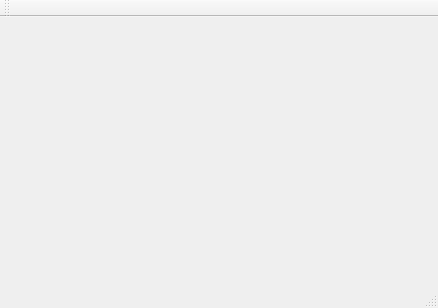
<?xml version="1.0" encoding="UTF-8"?>
<ui version="4.0">
 <class>MainWindow</class>
 <widget class="QMainWindow" name="MainWindow">
  <property name="geometry">
   <rect>
    <x>0</x>
    <y>0</y>
    <width>438</width>
    <height>308</height>
   </rect>
  </property>
  <property name="windowTitle">
   <string>MainWindow</string>
  </property>
  <widget class="QWidget" name="centralWidget"/>
  <widget class="QMenuBar" name="menuBar">
   <property name="geometry">
    <rect>
     <x>0</x>
     <y>0</y>
     <width>438</width>
     <height>23</height>
    </rect>
   </property>
  </widget>
  <widget class="QToolBar" name="mainToolBar">
   <attribute name="toolBarArea">
    <enum>TopToolBarArea</enum>
   </attribute>
   <attribute name="toolBarBreak">
    <bool>false</bool>
   </attribute>
  </widget>
  <widget class="QStatusBar" name="statusBar"/>
 </widget>
 <layoutdefault spacing="6" margin="11"/>
 <resources/>
 <connections/>
</ui>
